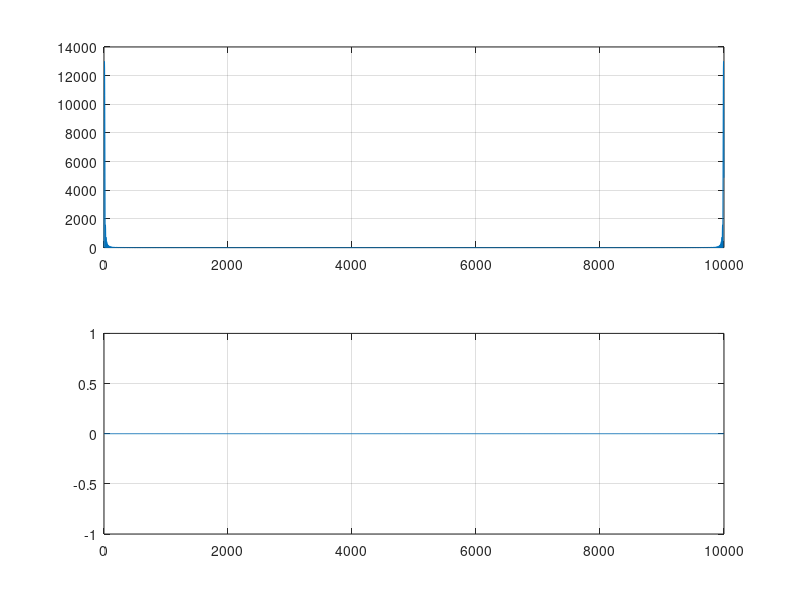

The MATLAB script that drew this image:
clc
clear all
close all
am = input('Message amplitude ')
ac = input('Carrier amplitude ')
fm = input('Message frequency ')
fc = input('Carrier frequency ')

N = 5000;
fs = 10000;
f = 0:fs/N:(N-1)*fs/N;
t = 0:1/fs:0.1;

m1 = am*cos(2*pi*fm*t);
m2 = am*sin(2*pi*fm*t);
c1 = ac*cos(2*pi*fc*t);
c2 = ac*sin(2*pi*fc*t);

q=am*cos(2*pi*fm*t).*(ac*sin(2*pi*fc*t));
p=am*sin(2*pi*fm*t).*(ac*cos(2*pi*fc*t));
r1 = p+q;
r2 = p-q;
q1 = fft(r1,N);
q2 = fft(r2,N);

subplot(2,1,1)
plot(f,abs(q1))
grid on
subplot(2,1,2)
plot(f,abs(q2))
grid on
